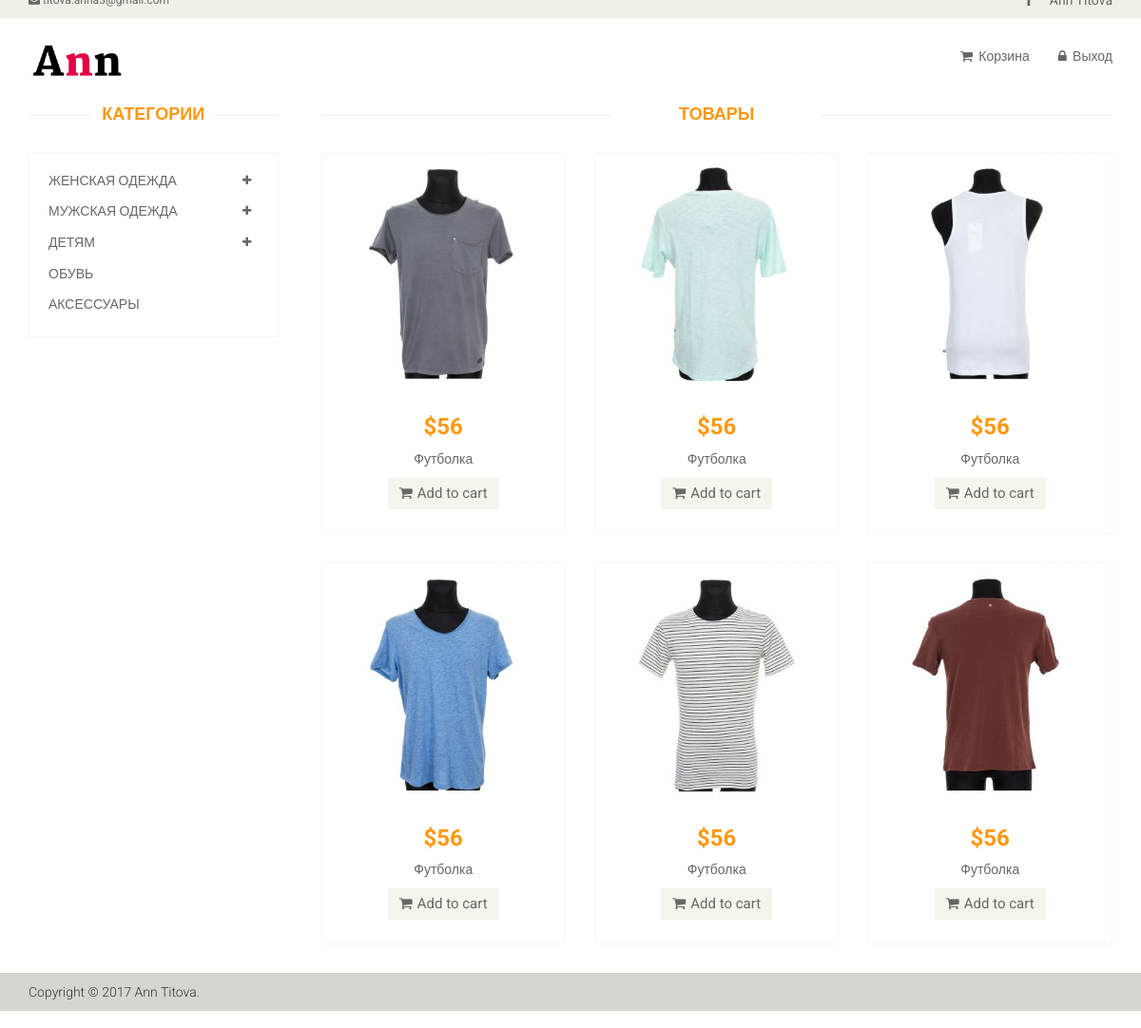
The app's page /magazin_man_t-shirt.php with its own data.
### tables this page shows
CREATE TABLE IF NOT EXISTS `products` (
  `id` int(111) NOT NULL AUTO_INCREMENT,
  `id_user` int(11) NOT NULL,
  `name` varchar(255) NOT NULL,
  `size` varchar(255) NOT NULL,
  `color` varchar(255) NOT NULL,
  `sezon` varchar(255) NOT NULL,
  `image` varchar(255) NOT NULL,
  `view` varchar(255) NOT NULL,
  `cart` int(11) NOT NULL,
  `price` varchar(255) NOT NULL,
  PRIMARY KEY (`id`)
);

### magazin_man_t-shirt.php (the view, shortened to what this page needs)
<?php include ("header.php"); ?>
				<div class="col-sm-9 padding-right">
					<div class="features_items">
						<h2 class="title text-center">Товары</h2>
												<?php
$res = mysql_query("SELECT * FROM products WHERE view = 'Mantshirt'") or die(mysql_error());
while($total = mysql_fetch_array($res)){
echo '
<div class="col-sm-4">
							<div class="product-image-wrapper">
								<div class="single-products">
									<div class="productinfo text-center">
										<img src="images/home/t-shirt/'. $total['image'] .'" alt="" />
										<h2>'. $total['price'] .'</h2>
										<p>'. $total['name'] .'</p>
										<a href="#" class="btn btn-default add-to-cart"><i class="fa fa-shopping-cart"></i>Add to cart</a>
									</div>
									<div class="product-overlay">
										<div class="overlay-content">
										<div class = "content-opis">
										<p>Цвет: '. $total['color'] .'</p>
										<p>Размер: '. $total['size'] .'</p>
										<p>Сезон: '. $total['sezon'] .'</p>
										</div>
											<h2>'. $total['price'] .'</h2>
											<p>'. $total['name'] .'</p>
											<form action = "cart.php?id='. $total['id'] .'" method="post">
											 <button type="submit" class = "submit"> <a  class="btn btn-default add-to-cart"><i class="fa fa-shopping-cart"></i>Add to cart</a></button>
											</form>
										</div>
									</div>
								</div>
							</div>
						</div>
';
}
						?>
					</div>
				</div>
			<?php
						include ("footer.php");?>

### css/main.css (style rules this page uses)
body { font-family: 'Roboto', sans-serif; background:; position: relative; font-weight:400px; }
a { -webkit-transition: 300ms; -moz-transition: 300ms; -o-transition: 300ms; transition: 300ms; }
h1, h2, h3, h4, h5, h6 { font-family: 'Roboto', sans-serif; }
.left-sidebar h2:after, h2.title:after { content: " "; position: absolute; border: 1px solid #f5f5f5; bottom:8px; left: 0; width: 100%; height: 0; z-index: -2; }
h2.title:before { content: " "; position: absolute; background: #fff; bottom: -6px; width: 220px; height: 30px; z-index: -1; left: 50%; margin-left: -110px; }
.padding-right { padding-right: 0; }
.features_items { overflow:hidden; }
h2.title { color: #FE980F; font-family: 'Roboto', sans-serif; font-size: 18px; font-weight: 700; margin: 0 15px; text-transform: uppercase; margin-bottom: 30px; position: relative; }
.product-image-wrapper { border:1px solid #F7F7F5; overflow: hidden; margin-bottom:30px; }
.single-products { position: relative; }
.productinfo h2 { color: #FE980F; font-family: 'Roboto', sans-serif; font-size: 24px; font-weight: 700; }
.productinfo p { font-family: 'Roboto', sans-serif; font-size: 14px; font-weight: 400; color: #696763; }
.productinfo img { width: 100%; }
.productinfo { position:relative; }
.product-overlay { background:#FE980F; top: 0; display: none; height: 0; position: absolute; transition: height 500ms ease 0s; width: 100%; display: block; opacity:; }
.product-overlay .overlay-content { bottom: 5%; position: absolute; bottom: 5%; text-align: center; width: 100%; }
.add-to-cart { background:#F5F5ED; border: 0 none; border-radius: 0; color: #696763; font-family: 'Roboto', sans-serif; font-size: 15px; margin-bottom: 25px; }
.add-to-cart i { margin-right:5px; }

### records on screen
products: image (picture), price "$56", name "Футболка"
products: image (picture), price "$56", name "Футболка"
products: image (picture), price "$56", name "Футболка"
products: image (picture), price "$56", name "Футболка"
products: image (picture), price "$56", name "Футболка"
products: image (picture), price "$56", name "Футболка"
